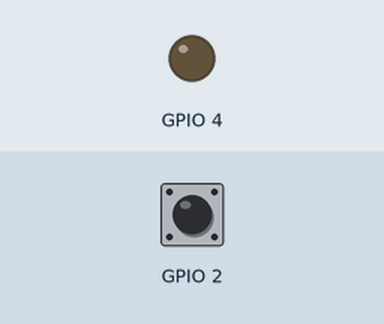
Simulated run of this program. Board: Raspberry Pi (BCM pin numbers). Shown: output pins drawn as LEDs (lit = HIGH). Inputs (shaded band) come from the test bench; at power-on: GPIO 2 LOW. What the program prints to the terminal is not drawn.

Above: at 1.2 s.
1.3 s: GPIO 2 pulled HIGH for 0.15 s
Timing chart, 0 to 4.3 s (numbered marks = the images above; inputs shaded):
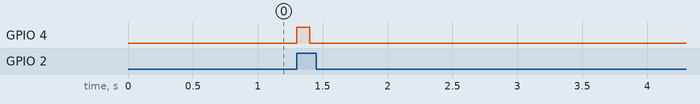

Measured:
- after the input at 1.3 s, GPIO 4: LOW → HIGH at once, → LOW 0.10 s later

The program:

7.fmt.py
```python
# -*- coding: utf-8 -*-
#触摸器控制蜂鸣器
import RPi.GPIO as GPIO

import time

#设置gpio的控制模式
GPIO.setmode(GPIO.BCM)
#避免警告
GPIO.setwarnings(False)
#设置2号脚为0v
GPIO.setup(2,GPIO.IN, pull_up_down=GPIO.PUD_DOWN)

#低电平触发可用GPIO.FALLING两者都触发可用GPIO.BOTH
GPIO.add_event_detect(2, GPIO.RISING)

a=0
while a<10:
 if GPIO.event_detected(2):
     #设置4号脚为输出模式
   GPIO.setup(4, GPIO.OUT)
   GPIO.output(4,1)
   time.sleep(0.1)
   GPIO.output(4,0)
   print('Button pressed')
   a=a+1

GPIO.cleanup()
```
